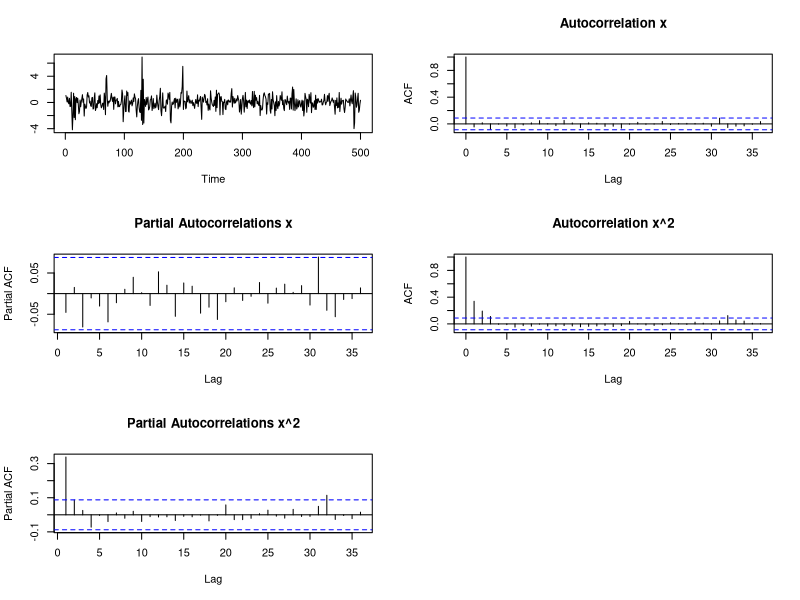
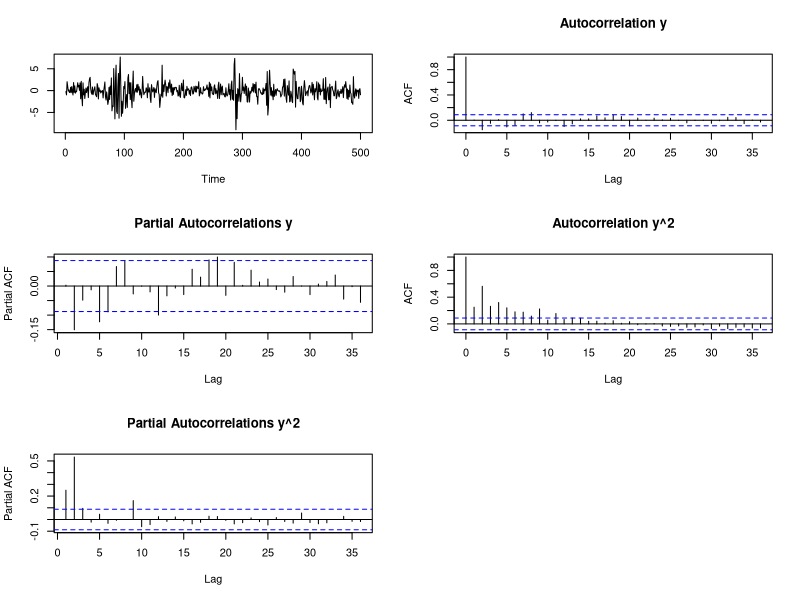

The R script that drew these images, in order: (Note: this script raises an error after producing the figures.)
library(tseries)
alpha0<-0.5
alpha1<-0.7
e <- rnorm(600,0,1)
sig2<- array(0,600)
x <- array(0,600)
for (i in 2:600){
sig2[i]=alpha0+alpha1*x[i-1]^2
x[i]=e[i]*sqrt(sig2[i])        

}
x<-x[101:600]
op <- par(no.readonly = TRUE)
layout(matrix(c(1,2,3,4,5,6),3,2,byrow=TRUE))
plot.ts(x,ylab='')
acf(x,main="Autocorrelation x",lag=36)
pacf(x,main="Partial Autocorrelations x",lag=36 )
acf(x^2,main="Autocorrelation x^2",lag=36)
pacf(x^2,main="Partial Autocorrelations x^2",lag=36 )
par(op)

m_1<-arima(x^2,order=c(1,0,0))

m1=garch(x,order=c(0,1))


beta1<-0.4
alpha0<-0.5
alpha1<-0.5
e <- rnorm(600,0,1)
sig2<- array(0,600)
y <- array(0,600)
for (i in 2:600){
  sig2[i]=alpha0+alpha1*y[i-1]^2+beta1*sig2[i-1]
  y[i]=e[i]*sqrt(sig2[i])        
}
y<-y[101:600]
op <- par(no.readonly = TRUE)
layout(matrix(c(1,2,3,4,5,6),3,2,byrow=TRUE))
plot.ts(y,ylab='')
acf(y,main="Autocorrelation y",lag=36)
pacf(y,main="Partial Autocorrelations y",lag=36 )
acf(y^2,main="Autocorrelation y^2",lag=36)
pacf(y^2,main="Partial Autocorrelations y^2",lag=36 )
par(op)

m_2<-arima(y^2,order=c(1,0,1))

m2<-garch(y,order=c(1,1))
Summary(m2)
plot(m2)

